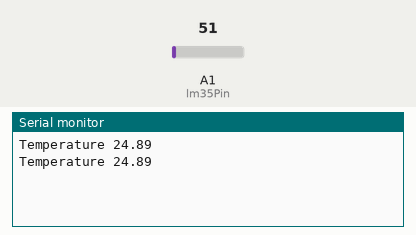
Bench run of a sketch on a simulated Arduino Uno, built with avr-gcc and run on an emulated ATmega328P. On the bench: the last lines printed to the serial monitor. The test bench sets the inputs (shaded band); at power-on: A1 (lm35Pin) = 51.

Above: at 1.8 s.
1.9 s: A1 (lm35Pin) set to 61
At 2.8 s:
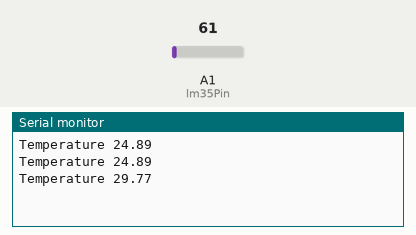
3.4 s: A1 (lm35Pin) set to 71
At 4.7 s:
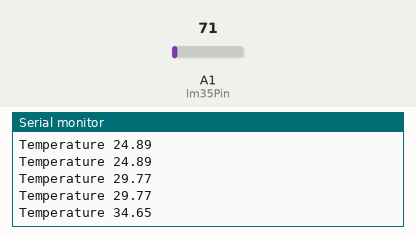
Timing chart, 0 to 6.4 s (numbered marks = the images above; inputs shaded):
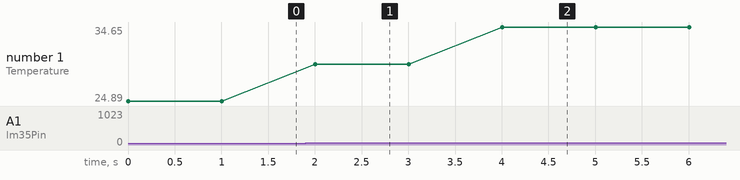

The sketch:

code.ino
```cpp
int lm35Pin = A1;
const int BUZ = 8;

void setup() {
  Serial.begin(9600);
}

void loop() {
  float temp = analogRead(lm35Pin) * 0.488;
  Serial.print("Temperature ");
  Serial.println(temp);

  if (temp >= 45.0) {
    digitalWrite(BUZ, HIGH);
  }
  else {
    digitalWrite(BUZ, LOW);
  }
  delay(1000);
}
```

Measured:
- after the input at 1.9 s, the serial monitor: prints a new line after 0.10 s (image 1)
- after the input at 3.4 s, the serial monitor: prints a new line after 0.60 s (image 2)
- plotted number 1: 24.89 → 29.77 after the input at 1.9 s, 29.77 → 34.65 after the input at 3.4 s
